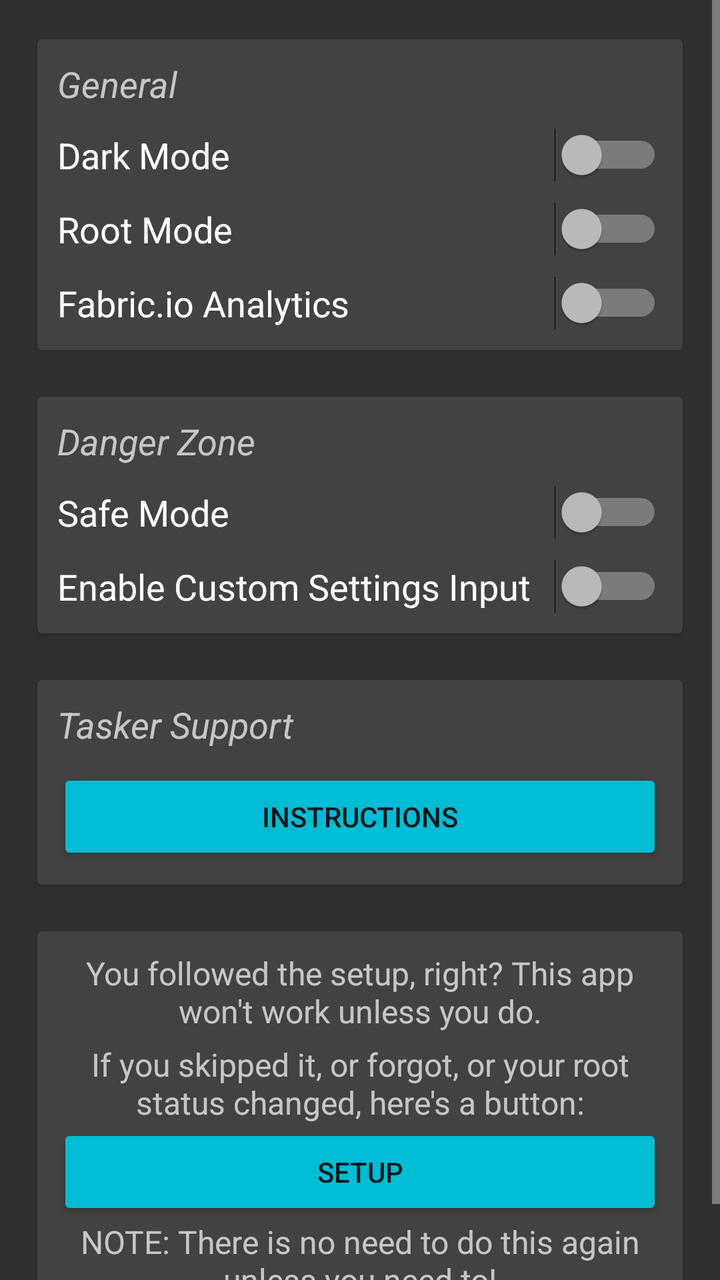
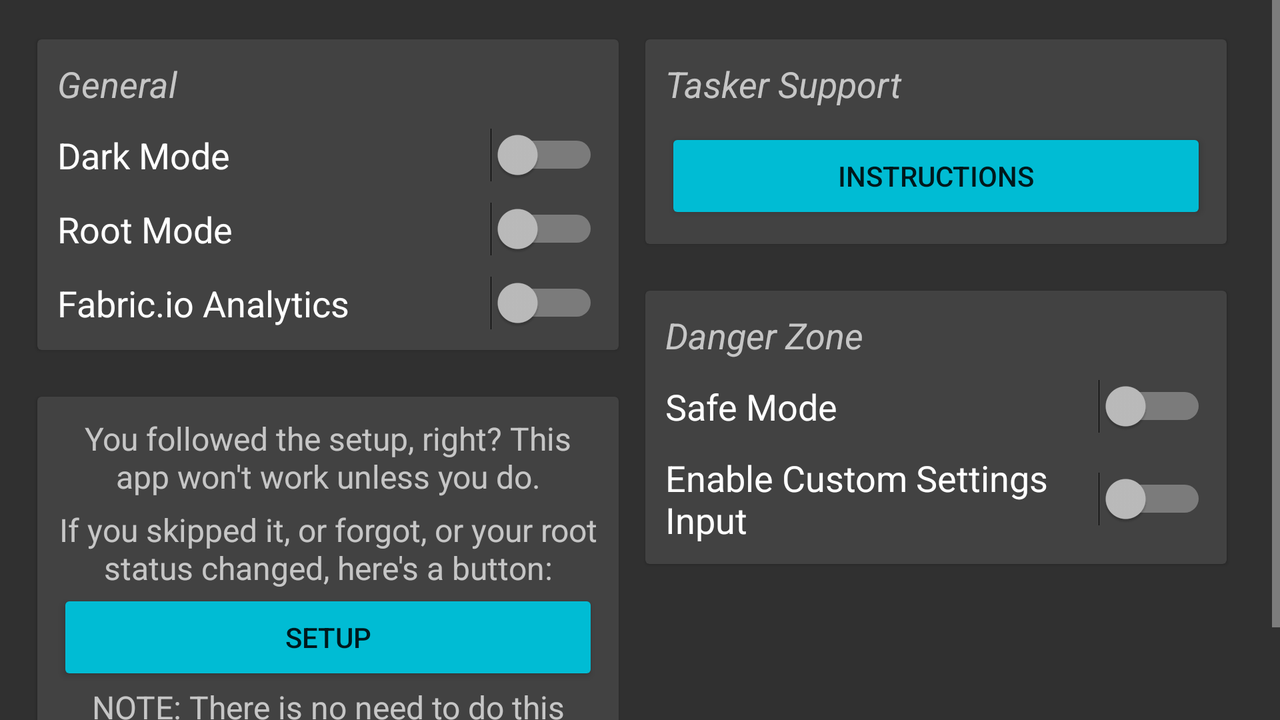

Compare how this app lays out the same screen by default and in its alternative resource folder. The renders come first, then the two layout files and the values they reference.
<!-- AndroidManifest.xml: application theme DARK -->
<!-- res/layout/fragment_settings.xml -->
<?xml version="1.0" encoding="utf-8"?>
<LinearLayout xmlns:android="http://schemas.android.com/apk/res/android"
    xmlns:app="http://schemas.android.com/apk/res-auto"
    xmlns:tools="http://schemas.android.com/tools"
    android:orientation="vertical" android:layout_width="match_parent"
    android:layout_height="match_parent">

    <ScrollView
        android:layout_width="match_parent"
        android:layout_height="match_parent"
        tools:ignore="UselessParent">

        <LinearLayout
            android:layout_width="match_parent"
            android:layout_height="wrap_content"
            android:orientation="vertical"
            android:padding="16dp">

            <android.support.v7.widget.CardView
                android:layout_width="match_parent"
                android:layout_height="match_parent"
                android:layout_marginBottom="16dp"
                app:cardElevation="1dp"
                app:cardUseCompatPadding="true">

                <include
                    layout="@layout/switches_settings_general"
                    android:layout_width="match_parent"
                    android:layout_height="wrap_content" />
            </android.support.v7.widget.CardView>

            <android.support.v7.widget.CardView
                android:layout_width="match_parent"
                android:layout_height="match_parent"
                android:layout_marginBottom="16dp"
                app:cardElevation="1dp"
                app:cardUseCompatPadding="true">

                <include
                    layout="@layout/switches_settings_danger"
                    android:layout_width="match_parent"
                    android:layout_height="wrap_content" />
            </android.support.v7.widget.CardView>

            <android.support.v7.widget.CardView
                android:layout_width="match_parent"
                android:layout_height="match_parent"
                android:layout_marginBottom="16dp"
                app:cardElevation="1dp"
                app:cardUseCompatPadding="true">

                <include
                    layout="@layout/settings_tasker_button"
                    android:layout_width="match_parent"
                    android:layout_height="wrap_content" />
            </android.support.v7.widget.CardView>

            <android.support.v7.widget.CardView
                android:layout_width="match_parent"
                android:layout_height="match_parent"
                app:cardElevation="1dp"
                app:cardUseCompatPadding="true">

                <include
                    layout="@layout/redo_setup_layout"
                    android:layout_width="match_parent"
                    android:layout_height="wrap_content" />
            </android.support.v7.widget.CardView>

        </LinearLayout>
    </ScrollView>

</LinearLayout>
<!-- res/layout/switches_settings_general.xml (included above) -->
<?xml version="1.0" encoding="utf-8"?>
<LinearLayout xmlns:android="http://schemas.android.com/apk/res/android"
    android:layout_width="match_parent"
    android:layout_height="match_parent"
    android:orientation="vertical"
    android:padding="10dp">


    <TextView
        android:layout_width="match_parent"
        android:layout_height="wrap_content"
        android:layout_marginBottom="10dp"
        android:text="@string/general"
        android:textAlignment="textStart"
        android:textSize="18sp"
        android:textStyle="italic" />

    <Switch
        android:id="@+id/dark_mode"
        android:layout_width="match_parent"
        android:layout_height="wrap_content"
        android:switchMinWidth="50dp"
        android:text="@string/dark_mode"
        android:textSize="18sp" />

    <Switch
        android:id="@+id/root_mode"
        android:layout_width="match_parent"
        android:layout_height="wrap_content"
        android:layout_marginTop="10dp"
        android:switchMinWidth="50dp"
        android:text="@string/root_mode"
        android:textSize="18sp" />

    <Switch
        android:id="@+id/use_fabric"
        android:layout_width="match_parent"
        android:layout_height="wrap_content"
        android:layout_marginTop="10dp"
        android:switchMinWidth="50dp"
        android:text="@string/enable_fabric_io_analytics"
        android:textSize="18sp" />
</LinearLayout>
<!-- res/layout/switches_settings_danger.xml (included above) -->
<?xml version="1.0" encoding="utf-8"?>
<LinearLayout xmlns:android="http://schemas.android.com/apk/res/android"
    xmlns:tools="http://schemas.android.com/tools"
    android:layout_width="match_parent"
    android:layout_height="match_parent"
    android:orientation="vertical"
    android:padding="10dp">

    <TextView
        android:layout_width="match_parent"
        android:layout_height="wrap_content"
        android:layout_marginBottom="10dp"
        android:text="@string/danger_zone"
        android:textAlignment="textStart"
        android:textSize="18sp"
        android:textStyle="italic" />

    <Switch
        android:id="@+id/safe_statbar_method"
        android:layout_width="match_parent"
        android:layout_height="wrap_content"
        android:layout_marginBottom="10dp"
        android:switchMinWidth="50dp"
        android:text="@string/use_safer_statusbar_hide"
        android:textSize="18sp" />

    <Switch
        android:id="@+id/custom_settings_input"
        android:layout_width="match_parent"
        android:layout_height="wrap_content"
        android:switchMinWidth="50dp"
        android:text="@string/enable_custom_settings_input"
        android:textSize="18sp" />
</LinearLayout>
<!-- res/layout/settings_tasker_button.xml (included above) -->
<?xml version="1.0" encoding="utf-8"?>
<LinearLayout xmlns:android="http://schemas.android.com/apk/res/android"
    android:layout_width="match_parent"
    android:layout_height="match_parent"
    android:orientation="vertical"
    android:padding="10dp">

    <TextView
        android:id="@+id/textView2"
        android:layout_width="match_parent"
        android:layout_height="wrap_content"
        android:layout_marginBottom="10dp"
        android:text="Tasker Support"
        android:textAlignment="textStart"
        android:textSize="18sp"
        android:textStyle="italic" />

    <Button
        android:id="@+id/tasker_instructions"
        style="@style/Widget.AppCompat.Button.Colored"
        android:layout_width="match_parent"
        android:layout_height="wrap_content"
        android:layout_gravity="center_horizontal"
        android:paddingLeft="@dimen/activity_horizontal_margin"
        android:paddingRight="@dimen/activity_horizontal_margin"
        android:text="Instructions" />
</LinearLayout>
<!-- res/layout/redo_setup_layout.xml (included above) -->
<?xml version="1.0" encoding="utf-8"?>
<LinearLayout xmlns:android="http://schemas.android.com/apk/res/android"
    android:layout_width="match_parent"
    android:layout_height="match_parent"
    android:orientation="vertical"
    android:padding="10dp">

    <TextView
        android:layout_width="match_parent"
        android:layout_height="wrap_content"
        android:text="@string/setup_ask"
        android:textAlignment="center"
        android:textSize="16sp" />

    <TextView
        android:layout_width="match_parent"
        android:layout_height="wrap_content"
        android:layout_marginTop="5dp"
        android:text="@string/resetup_instruction"
        android:textAlignment="center"
        android:textSize="16sp" />

    <Button
        android:id="@+id/setup"
        style="@style/Widget.AppCompat.Button.Colored"
        android:layout_width="match_parent"
        android:layout_height="wrap_content"
        android:layout_gravity="center_horizontal"
        android:paddingLeft="@dimen/activity_horizontal_margin"
        android:paddingRight="@dimen/activity_horizontal_margin"
        android:text="@string/setup" />

    <TextView
        android:layout_width="match_parent"
        android:layout_height="wrap_content"
        android:text="@string/setup_note"
        android:textAlignment="center"
        android:textSize="16sp" />
</LinearLayout>
<!-- resources referenced by this layout -->
<resources>
  <string name="danger_zone">Danger Zone</string>
  <string name="dark_mode">Dark Mode</string>
  <string name="enable_custom_settings_input">Enable Custom Settings Input</string>
  <string name="enable_fabric_io_analytics">Fabric.io Analytics</string>
  <string name="general">General</string>
  <string name="resetup_instruction">If you skipped it, or forgot, or your root status changed, here\'s a button:</string>
  <string name="root_mode">Root Mode</string>
  <string name="setup">Setup</string>
  <string name="setup_ask">You followed the setup, right? This app won\'t work unless you do.</string>
  <string name="setup_note">NOTE: There is no need to do this again unless you need to!</string>
  <string name="use_safer_statusbar_hide">Safe Mode</string>
  <style name="DARK" parent="Theme.AppCompat">
          <item name="colorPrimary">@color/colorPrimary2</item>
          <item name="colorPrimaryDark">@color/colorPrimaryDark2</item>
          <item name="android:navigationBarColor">@color/colorPrimary2</item>
          <item name="colorAccent">@color/colorAccent_Dark</item>
          <item name="android:statusBarColor">@color/colorPrimaryDark2</item>
      </style>
  <color name="colorPrimary2">#3f51b5</color>
  <color name="colorPrimaryDark2">#303f9f</color>
  <color name="colorAccent_Dark">#00bcd4</color>
</resources>
<!-- res/layout-land/fragment_settings.xml (the repository's variant of the layout above) -->
<!-- drawn on the phone turned sideways -->
<?xml version="1.0" encoding="utf-8"?>
<LinearLayout xmlns:android="http://schemas.android.com/apk/res/android"
    xmlns:app="http://schemas.android.com/apk/res-auto"
    xmlns:tools="http://schemas.android.com/tools"
    android:orientation="vertical" android:layout_width="match_parent"
    android:layout_height="match_parent">

    <ScrollView
        android:layout_width="match_parent"
        android:layout_height="match_parent"
        tools:ignore="UselessParent">

        <LinearLayout
            android:layout_width="match_parent"
            android:layout_height="wrap_content"
            android:orientation="vertical"
            android:padding="16dp">

            <LinearLayout
                android:layout_width="match_parent"
                android:layout_height="match_parent"
                android:orientation="horizontal"
                android:baselineAligned="false">

                <LinearLayout
                    android:layout_width="match_parent"
                    android:layout_height="wrap_content"
                    android:layout_marginEnd="8dp"
                    android:layout_weight="1"
                    android:orientation="vertical">

                    <android.support.v7.widget.CardView
                        android:layout_width="match_parent"
                        android:layout_height="wrap_content"
                        android:layout_gravity="center_horizontal"
                        android:layout_marginBottom="16dp"
                        android:layout_weight="1"
                        app:cardElevation="1dp"
                        app:cardUseCompatPadding="true"
                        tools:ignore="NestedWeights">

                        <include
                            layout="@layout/switches_settings_general"
                            android:layout_width="match_parent"
                            android:layout_height="wrap_content" />
                    </android.support.v7.widget.CardView>

                    <android.support.v7.widget.CardView
                        android:layout_width="match_parent"
                        android:layout_height="wrap_content"
                        android:layout_weight="1"
                        app:cardElevation="1dp"
                        app:cardUseCompatPadding="true">

                        <include
                            layout="@layout/redo_setup_layout"
                            android:layout_width="match_parent"
                            android:layout_height="wrap_content" />
                    </android.support.v7.widget.CardView>

                </LinearLayout>

                <LinearLayout
                    android:layout_width="match_parent"
                    android:layout_height="wrap_content"
                    android:layout_marginEnd="8dp"
                    android:layout_weight="1"
                    android:orientation="vertical">

                    <android.support.v7.widget.CardView
                        android:layout_width="match_parent"
                        android:layout_height="wrap_content"
                        android:layout_marginBottom="16dp"
                        app:cardElevation="1dp"
                        app:cardUseCompatPadding="true">

                        <include
                            layout="@layout/settings_tasker_button"
                            android:layout_width="match_parent"
                            android:layout_height="wrap_content" />
                    </android.support.v7.widget.CardView>

                    <android.support.v7.widget.CardView
                        android:layout_width="match_parent"
                        android:layout_height="wrap_content"
                        app:cardElevation="1dp"
                        app:cardUseCompatPadding="true"
                        tools:ignore="NestedWeights">

                        <include
                            layout="@layout/switches_settings_danger"
                            android:layout_width="match_parent"
                            android:layout_height="wrap_content" />

                    </android.support.v7.widget.CardView>
                </LinearLayout>

            </LinearLayout>

        </LinearLayout>
    </ScrollView>

</LinearLayout>
